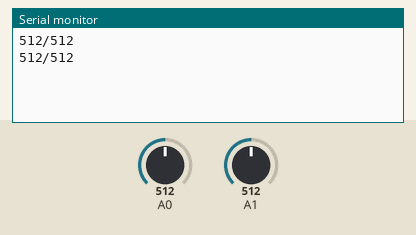
Bench run of a sketch on a simulated Arduino Uno, built with avr-gcc and run on an emulated ATmega328P. Shown: the last lines printed to the serial monitor. The test bench sets the inputs (shaded band); at power-on: A0 = 512, A1 = 512.

Above: at 1.8 s.
1.9 s: A0 set to 716
At 2.8 s:
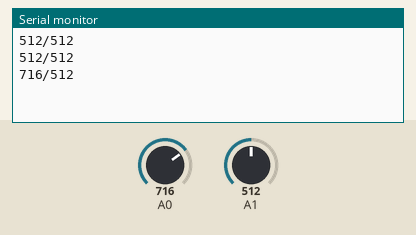
3.4 s: A1 set to 716
At 4.4 s:
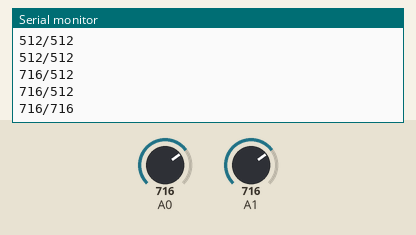
4.9 s: A0 set to 900
At 5.8 s:
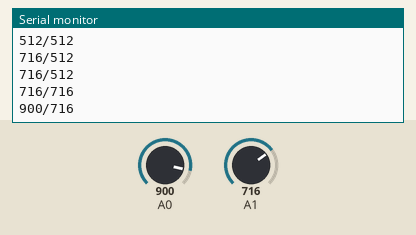
6.4 s: A1 set to 900
At 7.8 s:
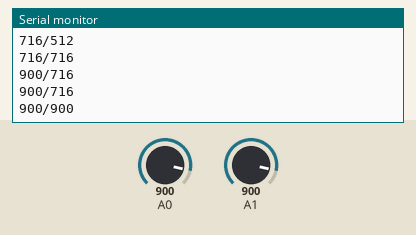
Timing chart, 0 to 8.9 s (numbered marks = the images above; inputs shaded):
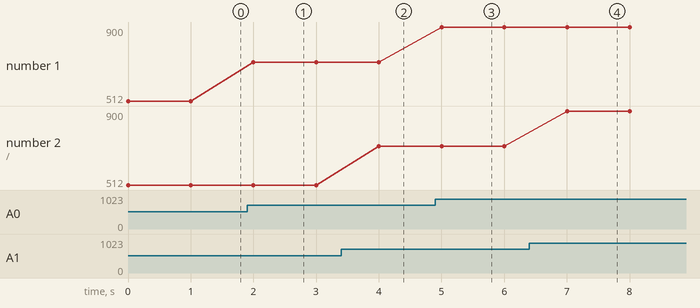

Measured:
- after the input at 1.9 s, the serial monitor: prints a new line after 0.10 s (image 1)
- after the input at 3.4 s, the serial monitor: prints a new line after 0.60 s (image 2)
- after the input at 4.9 s, the serial monitor: prints a new line after 0.10 s (image 3)
- after the input at 6.4 s, the serial monitor: prints a new line after 0.60 s (image 4)
- plotted number 1: 512 → 716 after the input at 1.9 s, 716 → 900 after the input at 4.9 s

The sketch:

Test2_Bluetooth.ino
```cpp
void setup() {
  Serial.begin(9600);
}

void loop() {
  int Val1 = analogRead(A0);
  int Val2 = analogRead(A1);
  Serial.println((String)Val1 + "/" + Val2);
  delay(1000);
}
```
